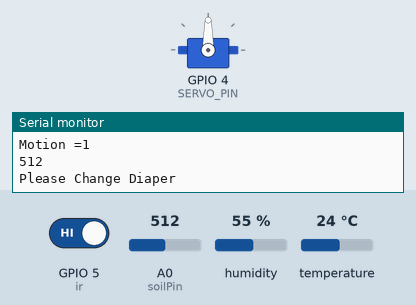
Recording of a sketch running on a simulated ESP8266 (NodeMCU). On the bench: servo, the last lines printed to the serial monitor. The test bench sets the inputs (shaded band); at power-on: GPIO 5 (ir) HIGH, A0 (soilPin) = 512, humidity 55 %, temperature 24 °C. WiFi joins after 1.5 s; servers stay silent unless stated.

Above: at 3.0 s.
3.1 s: GPIO 5 (ir) driven LOW
At 4.06 s:
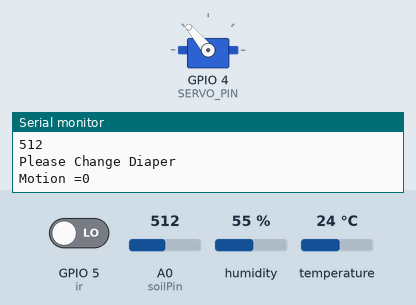
At 4.66 s:
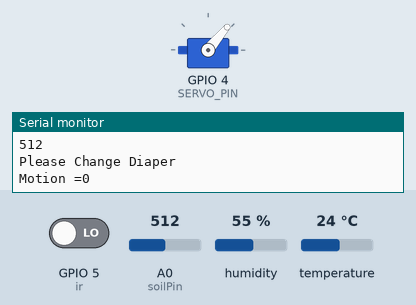
6.6 s: GPIO 5 (ir) driven HIGH
At 7.31 s:
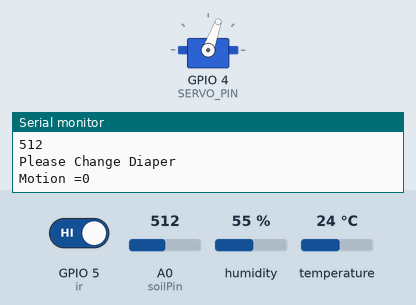
Timing chart, 0 to 9.6 s (numbered marks = the images above; inputs shaded):
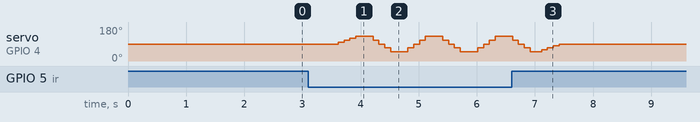

The sketch:

IR_and_Servo__jan12a.ino
```cpp
#include<ESP8266WiFi.h>         // Nodemcu Header file
#include<BlynkSimpleEsp8266.h>  // BLYNK Header file

#include<Servo.h> // Servo Header file
#include<DHT.h> // DHT Sensor Header file

char auth[] = "kJSDrbjUdHTI57LMRppiSJeOAZXfwRlT";
char ssid[] = "R.D.AGRO";
char password[] = "pikapika22";

#define BLYNK_PRINT Serial


#define DHTPIN 0        // D3 for DHT Sensor
#define DHTTYPE DHT11   // DHT sensor type DHT11
#define soilPin A0      // A0 for Soil Sensor
#define SERVO_PIN 4     // D2 for Servo Motor
#define ir  5           // Variable ir sensor pin...

int soilValue;          //Variable to read virtual pin for DHT

int motion;             // place to store ir value...
int angle = 0;          // Variable for servo turn angle...

Servo servo;


DHT dht(DHTPIN, DHTTYPE);
BlynkTimer timer;

void sendSensor()
{
  float h = dht.readHumidity();
  float t = dht.readTemperature(); // or dht.readTemperature(true) for Fahrenheit
  Serial.println(t);
  Serial.println(h);
  if (isnan(h) || isnan(t))
  {
    Serial.println("Failed to read from DHT sensor!");
    return;
  }
  Blynk.virtualWrite(V5, t);
  Blynk.virtualWrite(V6, h);
  Blynk.virtualWrite(V4, soilValue);
  Blynk.virtualWrite(V3, motion);
  delay(1000);
}

void setup()
{
  Serial.begin(9600);
  delay(10);

  Blynk.begin(auth, ssid, password);

  servo.attach(SERVO_PIN);
  dht.begin();

  pinMode(ir, INPUT);
  servo.write(90);
  // setup to call a function every second
  timer.setInterval(10000L, sendSensor);

}


void loop()
{
  baby_cradel_movement();
  delay(100);
  cloth_value();
  delay(100);
  Blynk.run();
  timer.run();
}

void baby_cradel_movement() {
  motion = digitalRead(ir);
  Serial.print("Motion =");
  Serial.println(motion);
  delay(100);
  if (motion == 0)
  {
    Blynk.notify("Baby is Moving");
    for (angle = 90; angle <= 130;)
    {
      servo.write(angle);
      delay(100);
      angle = angle + 10;
    }
    delay(100);
    for (angle = 130; angle >= 50;)
    {
      servo.write(angle);
      angle = angle - 20;
      delay(100);
    }
    delay(100);
    for (angle = 50; angle <= 130;)
    {
      servo.write(angle);
      angle = angle + 20;
      delay(100);
    }
    delay(100);
    for (angle = 130; angle >= 50;)
    {
      servo.write(angle);
      angle = angle - 20;
      delay(100);
    }
    delay(100);
    for (angle = 50; angle <= 130;)
    {
      servo.write(angle);
      angle = angle + 20;
      delay(100);
    }
    delay(100);
    for (angle = 130; angle >= 50;)
    {
      servo.write(angle);
      angle = angle - 20;
      delay(100);
    }
    for (angle = 50; angle <= 90;)
    {
      servo.write(angle);
      angle = angle + 10;
      delay(100);
    }
  }
}

void cloth_value()
{
  soilValue = analogRead(soilPin);
  Serial.println(soilValue);
  if (soilValue <650)
  {
    Serial.println("Please Change Diaper");
    Blynk.notify("Please Change Diaper");
    delay(100);
  }
}
```
